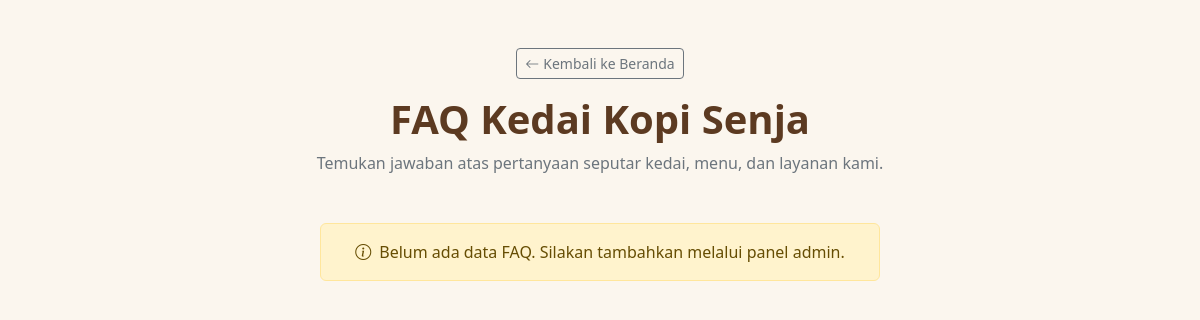
The app's page /dist/section/faq.php, older data.
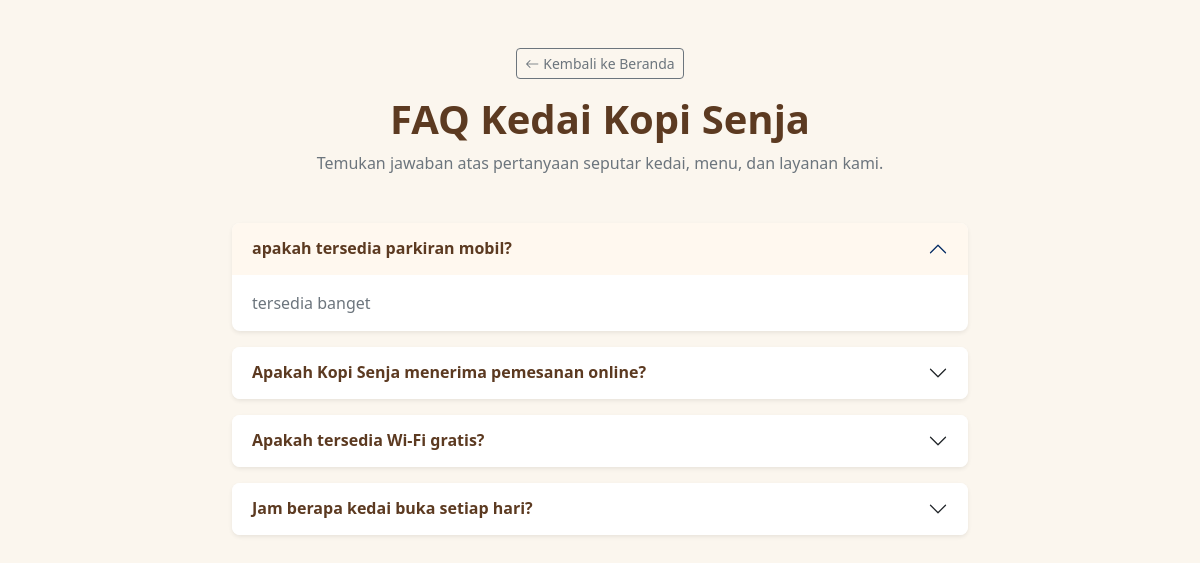
The same page, newer data.
### tables this page shows
CREATE TABLE `faq` (
  `id` int(11) NOT NULL,
  `pertanyaan` varchar(255) NOT NULL,
  `jawaban` text NOT NULL,
  `urutan` int(11) NOT NULL DEFAULT 0,
  `status` enum('aktif','nonaktif') NOT NULL DEFAULT 'aktif',
  `created_at` datetime DEFAULT current_timestamp(),
  `updated_at` datetime DEFAULT current_timestamp() ON UPDATE current_timestamp()
);

### dist/section/faq.php (the view, shortened to what this page needs)
<?php
require_once __DIR__ . '/../../koneksi/db_connection.php';
$faqList = [];
$faqTableExists = false;
$checkTable = $conn->query("SHOW TABLES LIKE 'faq'");
if ($checkTable && $checkTable->num_rows > 0) {
    $faqTableExists = true;
    $result = $conn->query("SELECT * FROM `faq` ORDER BY `urutan` ASC, `id` DESC");
    if ($result) {
        while ($row = $result->fetch_assoc()) {
            $faqList[] = $row;
        }
    }
}
?>
<!doctype html>
<html lang="id">
<head>
    <link rel="stylesheet" href="https://cdn.jsdelivr.net/npm/bootstrap@5.3.7/dist/css/bootstrap.min.css" />
    <link rel="stylesheet" href="https://cdn.jsdelivr.net/npm/bootstrap-icons@1.13.1/font/bootstrap-icons.min.css" />
</head>
<body>
    <div class="container py-5">
        <div class="text-center mb-5">
            <a href="../../index.php" class="btn btn-outline-secondary btn-sm mb-3">
                <i class="bi bi-arrow-left me-1"></i>Kembali ke Beranda
            </a>
            <h1 class="section-title fw-bold">FAQ Kedai Kopi Senja</h1>
            <p class="text-secondary mx-auto" style="max-width: 620px;">
                Temukan jawaban atas pertanyaan seputar kedai, menu, dan layanan kami.
            </p>
        </div>
        <?php if (!$faqTableExists || count($faqList) === 0): ?>
            <div class="alert alert-warning text-center mx-auto" style="max-width: 560px;">
                <i class="bi bi-info-circle me-2"></i>Belum ada data FAQ. Silakan tambahkan melalui panel admin.
            </div>
        <?php else: ?>
            <div class="row justify-content-center">
                <div class="col-lg-8">
                    <div class="accordion" id="faqAccordion">
                        <?php foreach ($faqList as $i => $faq): ?>
                            <div class="accordion-item mb-3 border-0 shadow-sm rounded-3 overflow-hidden">
                                <h2 class="accordion-header" id="faqHeading<?= $faq['id'] ?>">
                                    <button class="accordion-button <?= $i === 0 ? '' : 'collapsed' ?>" type="button" data-bs-toggle="collapse" data-bs-target="#faqCollapse<?= $faq['id'] ?>" aria-expanded="<?= $i === 0 ? 'true' : 'false' ?>" aria-controls="faqCollapse<?= $faq['id'] ?>">
                                        <span class="fw-semibold section-title"><?= htmlspecialchars($faq['pertanyaan']) ?></span>
                                    </button>
                                </h2>
                                <div id="faqCollapse<?= $faq['id'] ?>" class="accordion-collapse collapse <?= $i === 0 ? 'show' : '' ?>" aria-labelledby="faqHeading<?= $faq['id'] ?>" data-bs-parent="#faqAccordion">
                                    <div class="accordion-body text-secondary">
                                        <?= nl2br(htmlspecialchars($faq['jawaban'])) ?>
                                    </div>
                                </div>
                            </div>
                        <?php endforeach; ?>
                    </div>
                </div>
            </div>
        <?php endif; ?>
    </div>
</body>
</html>

Row changes from the older to the newer data that the page shows:
added faq: pertanyaan "apakah tersedia parkiran mobil?", jawaban "tersedia banget"
added faq: pertanyaan "Apakah Kopi Senja menerima pemesanan online?"
added faq: pertanyaan "Apakah tersedia Wi-Fi gratis?"
added faq: pertanyaan "Jam berapa kedai buka setiap hari?"
Text that changed along with them:
text no longer shown: "Belum ada data FAQ. Silakan tambahkan melalui panel admin."
